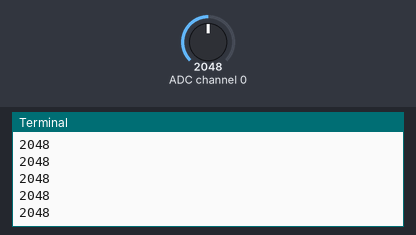
This program was run on a simulated Raspberry Pi (BCM pin numbers). Shown: the last lines printed to the terminal. Inputs (shaded band) come from the test bench; at power-on: ADC channel 0 = 2048 (analog values on the 0–4095 scale).

Above: at 1.2 s.
1.3 s: ADC channel 0 set to 2866
At 2.2 s:
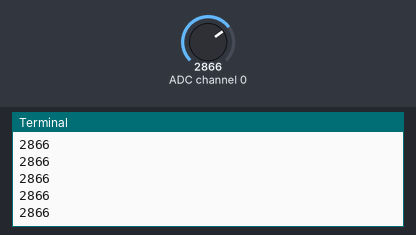
2.8 s: ADC channel 0 set to 3603
At 3.9 s:
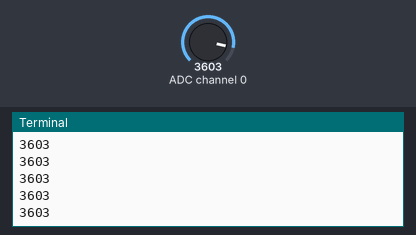
Timing chart, 0 to 4.3 s (numbered marks = the images above; inputs shaded):
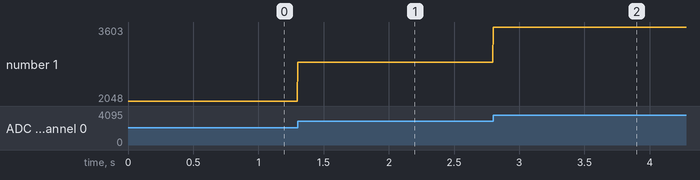

Measured:
- after the input at 1.3 s, the terminal: prints a new line at once (image 1)
- after the input at 2.8 s, the terminal: prints a new line at once (image 2)
- plotted number 1: 2048 → 2866 after the input at 1.3 s, 2866 → 3603 after the input at 2.8 s

The program:

mcp_tst.py
```python
# https://www.denshi.club/pc/raspi/5-mcp3208.html

import spidev   # RasPi のインタフェース設定で SPI enable にして使う
               # SPI enable は　/boot read write かつ overlay disable で設定する。

class Adc():        # ADC (MCP3204)

   def __init__(self):
       self.d1tbl = [0x00, 0x40, 0x80, 0xC0]       # send data 1
       self.spi = spidev.SpiDev()

   def rdadc(self, chn):     # Read ADC chn=0,1,2,3 (INTEGER)
       self.spi.open(0, 0) # bus0, CE0
       self.spi.max_speed_hz = 1000000  # 1MHz
       rd = self.spi.xfer2([0x06, self.d1tbl[chn], 0x00])
       self.spi.close()

       ret = rd[1] * 256 + rd[2]
       return ret

def main():
    adc = Adc()    # クラス adc のインスタンスを作成

    while True:
        #for i in range(4):
            c = adc.rdadc(0)    # CH i のADCサンプリング結果を取得
            print(c)

main()
```
